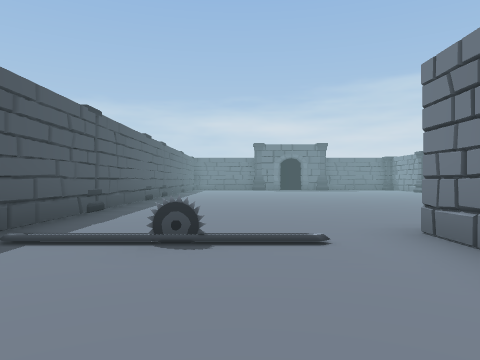
view 1 (above)

12 first-person views from a walk through a 3-D level made in the Unity game engine. The camera is 1.3 m above the floor, looks level and sees 70° across. The floor is counted in squares, 2.4 m on a side. Each view is taken from the middle of a square. On the plan, view 1 faces up. The plan holds only what a view shows up to about 9 squares ahead; the rest is blank. The place goes on beyond the plan. The player is left out. Some animated figures are left out. Door leaves are left out, so doorways stand open.

view 2
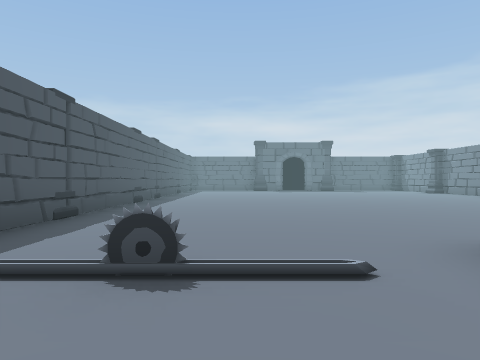

view 3
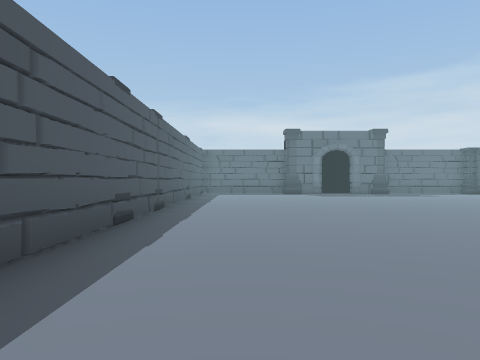

view 4
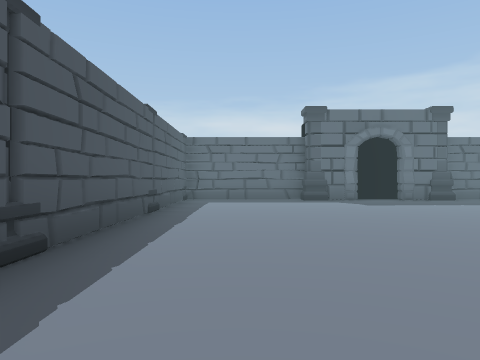

view 5
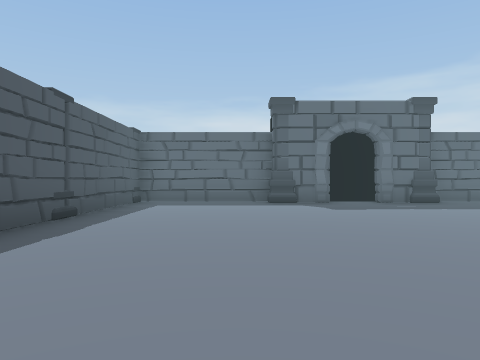

view 6
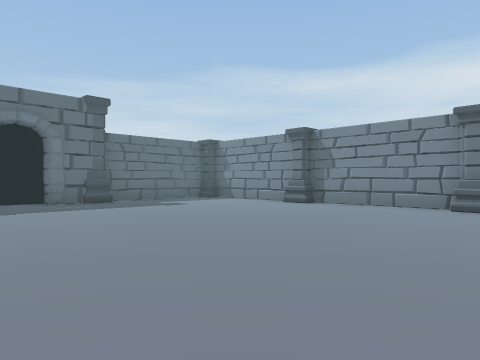

view 7
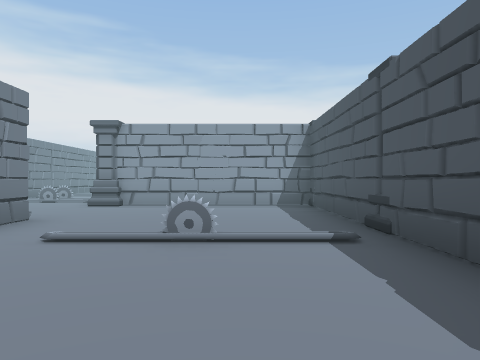

view 8
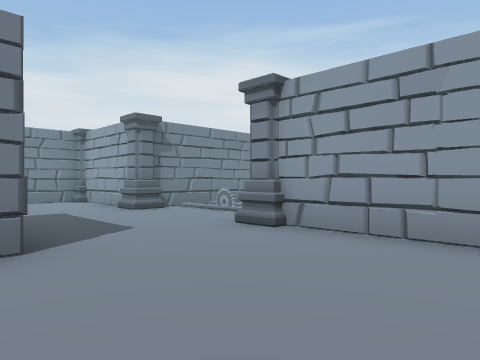

view 9
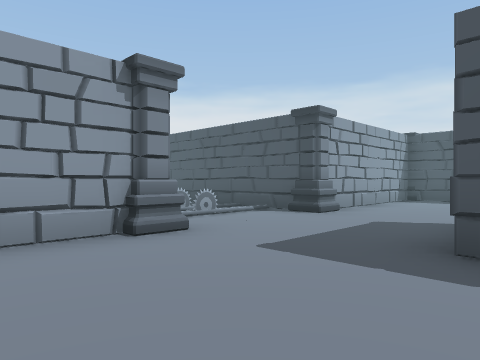

view 10
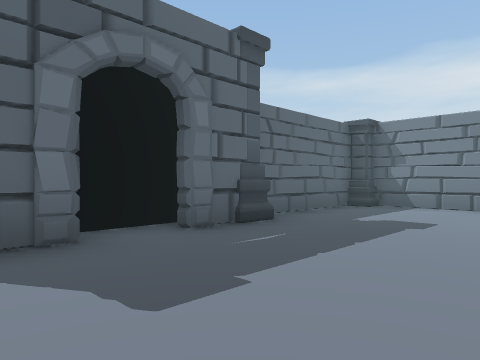

view 11
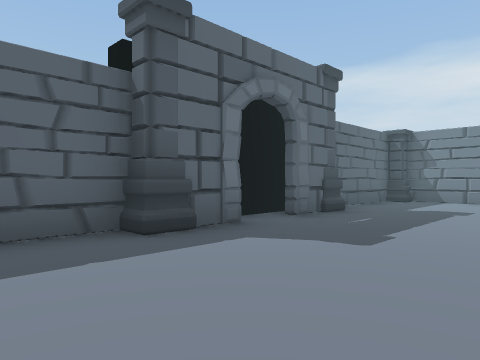

view 12
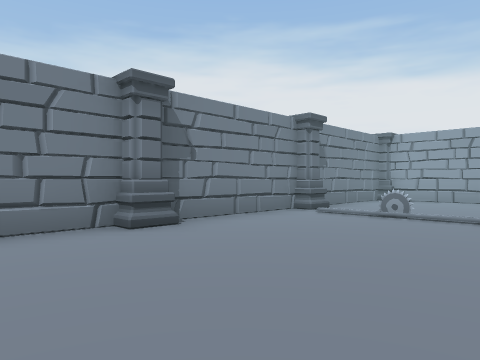

### Floor plan
Points are (right, up) in squares from view 1. A wall is a line through its corners. A room is listed if a view was taken in it or the views show most of it. See-through windows are left out.
Room 1 (views 1, 2, 3, 4, 5, 6, 7, 8, 9, 10, 11, 12)
walls: (1.8, 1.4) (1.8, 3.5); (8.1, 11.5) (8.1, 17.5); (2, -1.5) (2, -5.5); (5.6, -1.3) (7.2, -1.3); (2.1, 18.1) (1.4, 18.1); (-2.3, -1.3) (1.4, -1.3); (7.9, -0.5) (7.9, 7.4); (-2.5, 17.5) (-2.5, -0.5); (0.9, 18.5) (-2.5, 18.5); (3.9, 18.7) (2.2, 18.7); (7.9, 18.5) (4.7, 18.5); (5, -4.5) (5, -1.6)
low walls: (6.1, 18.7) (5.2, 18.7)
objects: other object (-3, -2) to (-3, -1); column (-3, 2); column (-3, 6); column (-3, 9); column (-3, 11); column (-3, 15); other object (-3, 18) to (-3, 19); other object (-1, 3); column (1, 18); column (2, -1); other object (4, -3); other object (4, -2); column (4, 18); column (5, -1); other object (6, 3); column (8, -2) to (8, -1); column (8, 2); column (8, 6); column (8, 11); column (8, 15); column (8, 18)

Where each view was taken, in squares from view 1:
view 1: 0 up, 0 right, facing up
view 2: 1 up, 0 right, facing up
view 3: 5 up, 1 left, facing up
view 4: 9 up, 1 left, facing up
view 5: 10 up, 0 right, facing up
view 6: 10 up, 1 right, facing up-right
view 7: 6 up, 1 left, facing down
view 8: 2 up, 1 left, facing down-right
view 9: 2 up, 7 right, facing down-left
view 10: 15 up, 1 right, facing up-right
view 11: 15 up, 1 left, facing up-right
view 12: 8 up, 4 right, facing down-right
